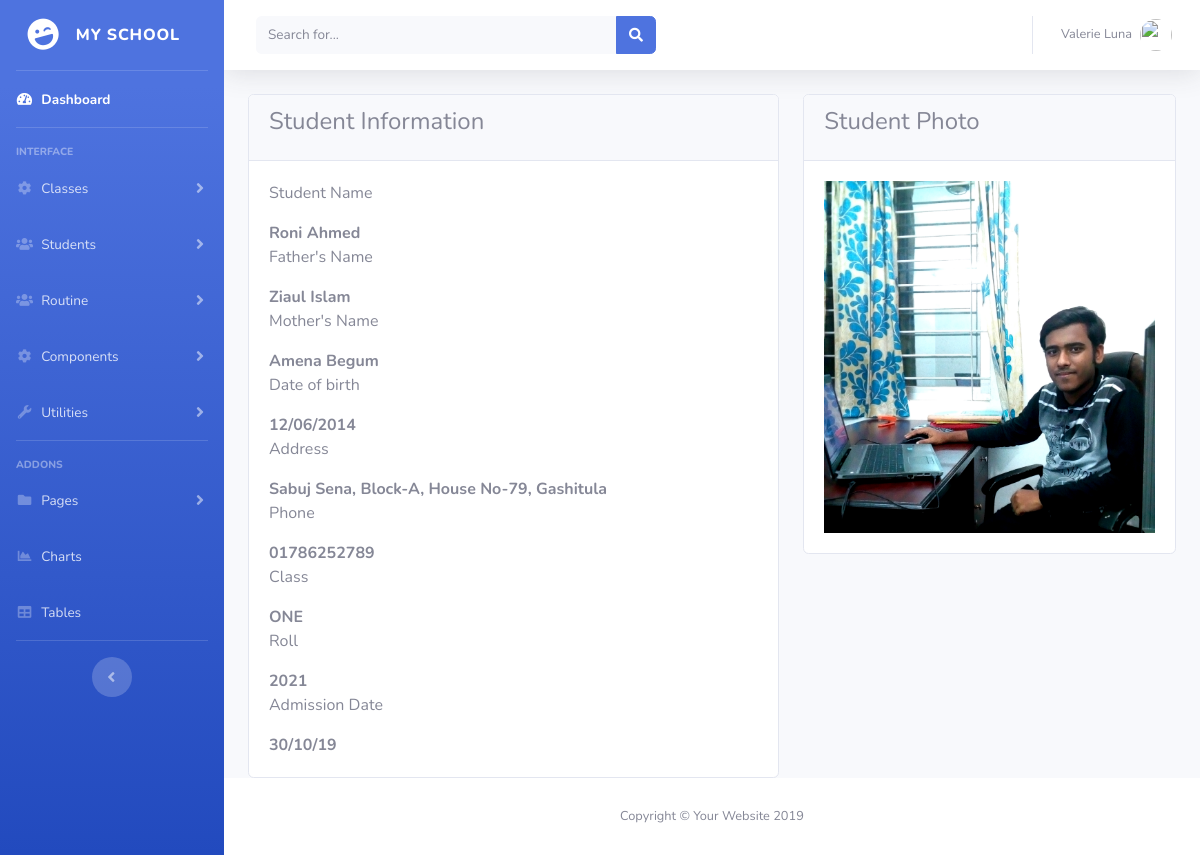
The app's page /adminpanel/student_info.php?id=3 (signed in) with its own data.
### tables this page shows
CREATE TABLE `students` (
  `student_id` int(11) NOT NULL,
  `std_name` varchar(255) NOT NULL,
  `f_name` varchar(255) NOT NULL,
  `m_name` varchar(255) NOT NULL,
  `dob` varchar(255) NOT NULL,
  `address` varchar(255) NOT NULL,
  `phone` varchar(225) NOT NULL,
  `class_id` int(2) NOT NULL,
  `std_roll` int(6) NOT NULL,
  `admission_date` varchar(225) NOT NULL,
  `student_photo` text NOT NULL
);

CREATE TABLE `s_class` (
  `class_id` int(11) NOT NULL,
  `class_name` varchar(222) NOT NULL,
  `active_status` int(1) NOT NULL DEFAULT '1'
);

### adminpanel/student_info.php (the view, shortened to what this page needs)
<?php require('libs/header.php'); ?>
<body id="page-top">
  <div id="wrapper">
    <?php require('libs/sidebar.php'); ?>
    <div id="content-wrapper" class="d-flex flex-column">
      <div id="content">
        <nav class="navbar navbar-expand navbar-light bg-white topbar mb-4 static-top shadow">
          <form class="d-none d-sm-inline-block form-inline mr-auto ml-md-3 my-2 my-md-0 mw-100 navbar-search">
            <div class="input-group">
              <input type="text" class="form-control bg-light border-0 small" placeholder="Search for..." aria-label="Search" aria-describedby="basic-addon2">
              <div class="input-group-append">
                <button class="btn btn-primary" type="button">
                  <i class="fas fa-search fa-sm"></i>
                </button>
              </div>
            </div>
          </form>
          <ul class="navbar-nav ml-auto">
            <li class="nav-item dropdown no-arrow">
              <a class="nav-link dropdown-toggle" href="#" id="userDropdown" role="button" data-toggle="dropdown" aria-haspopup="true" aria-expanded="false">
                <span class="mr-2 d-none d-lg-inline text-gray-600 small">Valerie Luna</span>
                <img class="img-profile rounded-circle" src="https://source.unsplash.com/QAB-WJcbgJk/60x60">
              </a>
            </li>
          </ul>
        </nav>
        <div class="container-fluid">
			<div class="row">
				<div class="col-md-7">
					<div class="card">
						<div class="card-header">
							<h4 class="card-title">Student Information</h4>
						</div>
						<?php
							require '../config.php';
							$id = $_GET['id'];
							$sql = "SELECT * FROM s_class INNER JOIN students ON s_class.class_id = students.class_id WHERE student_id = '$id'";
							$que = mysqli_query($con,$sql);
							$student = mysqli_fetch_assoc($que);
						?>
						<div class="card-body">
							<p>Student Name</p>
							<b><?php echo $student['std_name']; ?></b>
							<p>Father's Name</p>
							<b><?php echo $student['f_name']; ?></b>
							<p>Mother's Name</p>
							<b><?php echo $student['m_name']; ?></b>
							<p>Date of birth</p>
							<b><?php echo date('d/m/Y',strtotime($student['address'])); ?></b>
							<p>Address</p>
							<b><?php echo $student['dob']; ?></b>
							<p>Phone</p>
							<b><?php echo $student['phone']; ?></b>
							<p>Class</p>
							<b><?php echo $student['class_name']; ?></b>
							<p>Roll</p>
							<b><?php echo $student['std_roll']; ?></b>
							<p>Admission Date</p>
							<b><?php echo $student['admission_date']; ?></b>
						</div>
					</div>
				</div>
				<div class="col-md-5">
					<div class="card">
						<div class="card-header">
							<h4 class="card-title">Student Photo</h4>
						</div>
						<div class="card-body">
							<img src="<?php echo $student['student_photo']; ?>" class="img-fluid" />
						</div>
					</div>
				</div>
			</div>
        </div>
      </div>
     <?php require('libs/footer.php'); ?>

### records on screen
students: std_name "Roni Ahmed", f_name "Ziaul Islam", m_name "Amena Begum", address "12/06/2014", dob "Sabuj Sena, Block-A, House No-79, Gashitula", phone "01786252789", class.class_name "ONE", std_roll "2021", admission_date "30/10/19", student_photo (placeholder picture)
